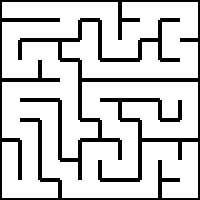
#> input picture rect_maze_solver/maze00.jpg, 200 x 200 px
$ python step1.py   (Python 2 division)
#> lines starting #> are read from the running program, lines starting #| are printed output that depends on the picture; after the words box and inside, x2 and y2 are one past the last pixel; in counts of white or black regions, pixels touching at a corner belong together
import numpy as np
import cv2

np.set_printoptions(threshold=np.nan)


def readImage(filePath):
#> called with filePath = 'maze00.jpg'
    img = cv2.imread(filePath, 0)
#> img is the input picture: shape (200, 200); min 0, max 255, mean 205.3
    ret, binaryimg = cv2.threshold(img, 10, 255, cv2.THRESH_BINARY)
#> binaryimg: shape (200, 200); 80.5% white; 1 black region, box (x1, y1, x2, y2) and area: (0, 0, 200, 200) 7792
    return binaryimg


def findNeighbours(img, row, col):
    neigh = []
    i = 0
    while (True):
        if img[i, i] != 0:
            border = i
            break
        i += 1
    i = border
    cell = 0
    while (True):
        if img[i, i] == 0:
            cell = i
            break
        i += 1
    if img[cell - border * 2, cell] == 0 or img[cell, cell - border * 2] == 0:
        cell += border
    row_new = (2 * row + 1) * (cell / 2)
    col_new = (2 * col + 1) * (cell / 2)
    top = row_new - (cell / 2) + 1
    bottom = row_new + (cell / 2) - 2
    left = col_new - (cell / 2) + 1
    right = col_new + (cell / 2) - 2
    if img[top, col_new] != 0:
        neigh.append([row - 1, col])
    if img[bottom, col_new] != 0:
        neigh.append([row + 1, col])
    if img[row_new, left] != 0:
        neigh.append([row, col - 1])
    if img[row_new, right] != 0:
        neigh.append([row, col + 1])
    return neigh


def colorCell(img, row, column, colorVal):
    neighbours = findNeighbours(img, row, column)
    i = 0
    while (True):
        if img[i, i] != 0:
            border = i
            break
        i += 1
    i = border
    cell = 0
    while (True):
        if img[i, i] == 0:
            cell = i
            break
        i += 1
    if img[cell - border * 2, cell] == 0 or img[cell, cell - border * 2] == 0:
        cell = cell + border
    row_new = (2 * row + 1) * (cell / 2)
    col_new = (2 * column + 1) * (cell / 2)
    top = row_new - (cell / 2) + 1
    bottom = row_new + (cell / 2) - 2
    left = col_new - (cell / 2) + 1
    right = col_new + (cell / 2) - 2
    for i in neighbours:
        if i[0] == row + 1:
            img[top + 1: bottom + 2, left + 1: right] = colorVal
        if i[0] == row - 1:
            img[top - 1: bottom, left + 1: right] = colorVal
        if i[1] == column + 1:
            img[top + 1: bottom, left + 1: right + 2] = colorVal
        if i[1] == column - 1:
            img[top + 1: bottom, left - 1: right] = colorVal

    ###################################################
    return img


def main(filePath):
    img = readImage(filePath)
    coords = [(0, 0), (9, 9), (3, 2), (4, 7), (8, 6)]
    string = ""
    for coord in coords:
        img = colorCell(img, coord[0], coord[1], 150)
        neigh = findNeighbours(img, coord[0], coord[1])
        print(neigh)
        string += str(neigh) + "\n"
        for k in neigh:
            img = colorCell(img, k[0], k[1], 230)
        if __name__ == '__main__':
            return img
        else:
            return string + "\t"
#> this loop made 1 pass
#| [[0, 1]]
#> pass 1, in main, `img = colorCell(img, coord[0], coord[1], 150)`:
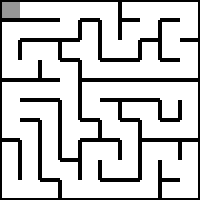
#> img: shape (200, 200); min 0, max 255, mean 204.6
#> after the loop: img: shape (200, 200); 0.8% of pixels changed, all inside (x1, y1, x2, y2) = (20, 2, 40, 18)


if __name__ == '__main__':
    filePath = 'maze00.jpg'
    img = main(filePath)
    cv2.imshow('canvas', img)
    cv2.waitKey(0)
    cv2.destroyAllWindows()
